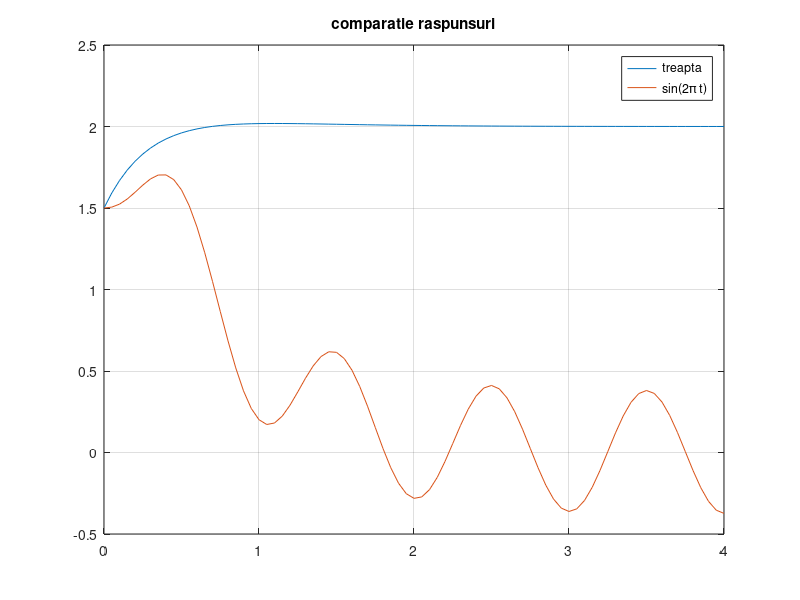

MATLAB code to generate this figure:

A = [0 1 0;
     0 0 1;
    -6 -11 -6];
B = [1; 1; 1];
C = [1 1 0];
D = 0;

x0 = [1; 0.5; -0.5];
t = 0:0.05:4;

sys = ss(A,B,C,D);

u1 = ones(size(t));
[y1, ~, x1] = lsim(sys, u1, t, x0);

u2 = sin(2*pi*t);
[y2, ~, x2] = lsim(sys, u2, t, x0);

figure
plot(t, y1)
hold on
plot(t, y2)
grid on
legend('treapta', 'sin(2\pi t)')
title('comparatie raspunsuri')
